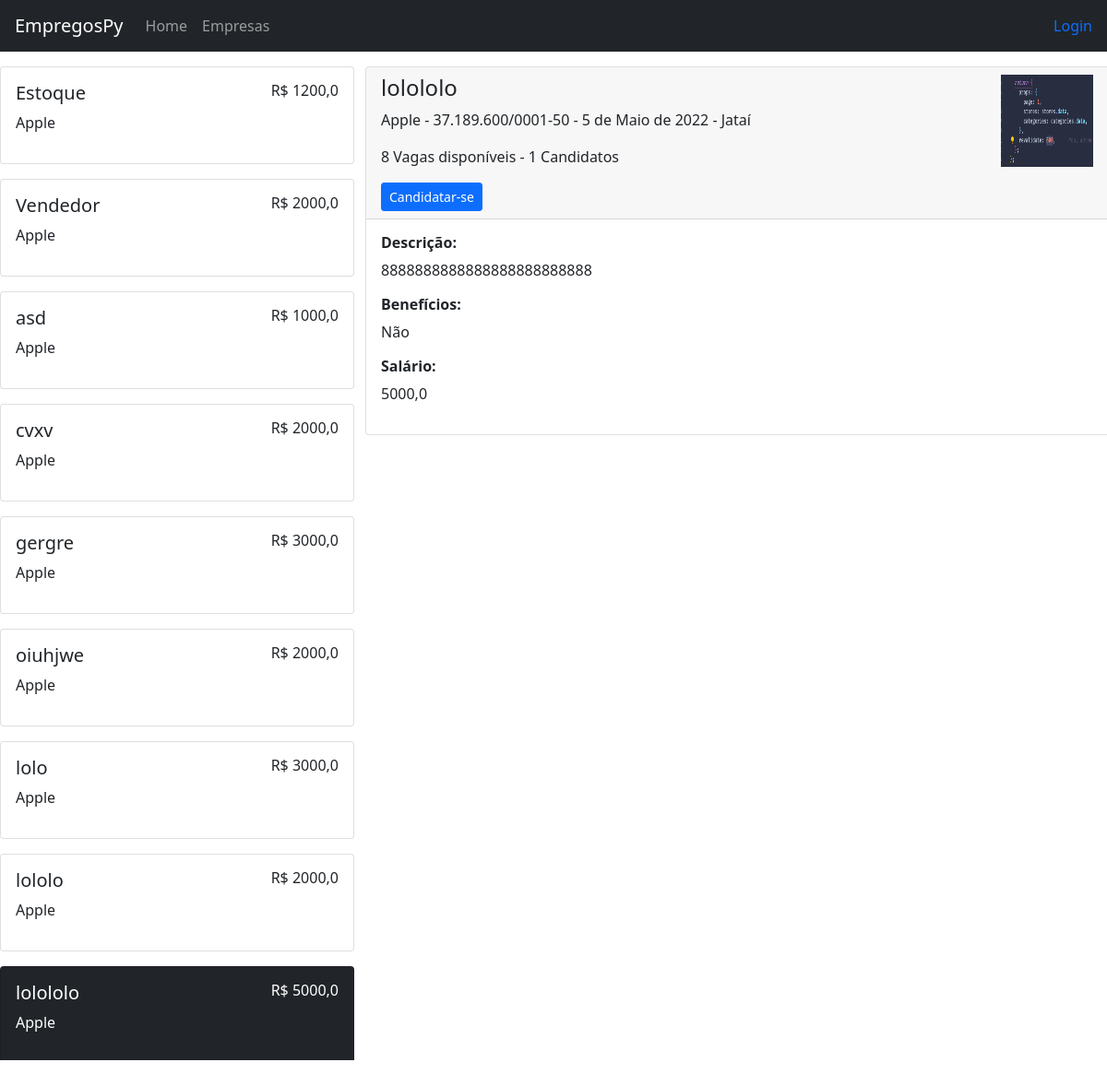
Page /vaga/1615-lolololo on the committed database.
### empresa/models.py (models this page shows, shortened)
class Vaga(models.Model):
    slug = models.SlugField('slug', unique=True, null=True, blank=True, max_length=1000)
    empresa = models.ForeignKey(Empresa, on_delete=models.CASCADE)
    cargo = models.CharField('Cargo', max_length=1000)
    salario = models.FloatField('Salário')
    descricao = models.TextField('Descrição')
    candidatos = models.IntegerField('Candidatos', default=0)
    criada_em = models.DateField('Criado Em', auto_now_add=True)
    beneficios = models.CharField('Benefícios', max_length=1000)
    qtd_vagas = models.IntegerField('Quantidade de Vagas', default=1)
    ativa = models.BooleanField('Ativa', default=True)
    cidade = models.CharField('Cidade', max_length=1024)
    def qtd_candidatos(self):
        return CandidatosVaga.objects.filter(vaga=self).count()

class Empresa(models.Model):
    usuario = models.ForeignKey(settings.AUTH_USER_MODEL, on_delete=models.CASCADE)
    nome = models.CharField('Nome', max_length=1024)
    cpnj = models.CharField('CNPJ', max_length=100, unique=True)
    logo = models.ImageField('Logo', null=True, blank=True)
    telefone = models.CharField('Telefone', max_length=100, null=True, blank=True)
    email = models.EmailField('E-mail', max_length=100, null=True, blank=True)
    endereco = models.CharField('Endereço', max_length=1024, null=True, blank=True)
    cidade = models.CharField('Cidade', max_length=1024, null=True, blank=True)
    estado = models.CharField('Estado', max_length=2, null=True, blank=True)
    descricao = models.TextField('Descrição', null=True, blank=True)
    def __str__(self):
        return self.nome

### core/views.py (the view)
# urls.py: path('vaga/<str:slug>', views.descricao_vaga, name='descricao_vaga'),
def descricao_vaga(request, slug):
    vagas = Vaga.objects.filter(ativa=True)
    vaga = Vaga.objects.get(slug=slug)
    try:
        CandidatosVaga.objects.get(vaga=vaga, candidato__usuario=request.user)
        candidatado = True
    except:
        candidatado = False
    data = {
        'vagas': vagas,
        'vaga': vaga,
        'candidatado': candidatado
    }
    return render(request,'site/vaga.html', data)

### core/templates/site/vaga.html
{% extends 'site/index.html' %}
{% load static %}
{% block descricao_vaga %}
<div class="row mt-3">
    <div class="card col-12 px-0">
        <div class="card-header">
            <div class="row">
                <div class="col-10">
                    <h4>{{ vaga.cargo }}
                    </h4>
                    <p>{{ vaga.empresa }} - {{ vaga.empresa.cpnj }} - {{ vaga.criada_em }} - {{ vaga.cidade }}</p>
                    <p>{{ vaga.qtd_vagas }} Vagas disponíveis - {{ vaga.qtd_candidatos }} Candidatos</p>
                </div>
                <div class="col-2">
                    {% if vaga.empresa.logo %}
                    <img src="{{ vaga.empresa.logo.url }}" width="100px" height="100px" alt="logo">
                    {% else %}
                    <img src="{% static 'images/noimage.jpg' %}" width="100px" height="100px" alt="logo">
                    {% endif %}
                </div>
                <div class="row">
                    <div class="col-12">
                        {% if candidatado %}
                        <a href="{% url 'candidato:deixarvaga' slug=vaga.slug %}" class="btn btn-sm btn-danger">Deixar Vaga</a>
                        {% else %}
                        <a href="{% url 'candidato:candidatar' slug=vaga.slug %}" class="btn btn-sm btn-primary">Candidatar-se</a>
                        {% endif %}
                    </div>
                </div>
            </div>
        </div>
        <div class="card-body scroll">
            <h6><strong>Descrição:</strong></h6>
            <p>{{ vaga.descricao }}</p>
            <h6><strong>Benefícios:</strong></h6>
            <p>{{ vaga.beneficios }}</p>
            <h6><strong>Salário:</strong></h6>
            <p>{{ vaga.salario }}</p>
        </div>
    </div>
</div>
{% endblock descricao_vaga %}

### core/templates/site/index.html (shortened to what this page needs)
{% extends 'site/base.html' %}
    {% block content %}
    <div>
        <div class="row">
            <div id="scroll-vagas" class="col-4 scroll">
                {% for v in vagas %}
                <div class="card mt-3 card-vaga {% if v.id == vaga.id %} card-active {% endif %}" vaga-slug="{{ v.slug }}">
                    <div class="card-body">
                        <h5>{{ v.cargo }}
                            <span class="float-end" style="font-size: 16px !important;">R$ {{ v.salario }}</span>
                        </h5>
                        <p>{{ v.empresa }}</p>
                    </div>
                </div>
                {% endfor %}
            </div>
            <div class="col-8">
                {% block descricao_vaga %}
                {% endblock descricao_vaga %}
            </div>
        </div>
    </div>
    {% endblock %}

### core/static/css/styles.css (style rules this page uses)
a { text-decoration: none; }
.card-active { background-color: #212529 !important; color: white !important; }
.scroll { overflow-y: scroll !important; max-height: 90vh !important; margin: 0%; }

### rows in the picture
Vaga: cargo "Estoque", salario "1200,0", empresa "Apple"
Vaga: cargo "Vendedor", salario "2000,0", empresa "Apple"
Vaga: cargo "asd", salario "1000,0", empresa "Apple"
Vaga: cargo "cvxv", salario "2000,0", empresa "Apple"
Vaga: cargo "gergre", salario "3000,0", empresa "Apple"
Vaga: cargo "oiuhjwe", salario "2000,0", empresa "Apple"
Vaga: cargo "lolo", salario "3000,0", empresa "Apple"
Vaga: cargo "lololo", salario "2000,0", empresa "Apple"
Vaga: cargo "lolololo", salario "5000,0", empresa "Apple", empresa.cpnj "37.189.600/0001-50", criada_em "5 de Maio de 2022", cidade "Jataí", qtd_vagas "8", qtd_candidatos "1", empresa.logo (picture), descricao "8888888888888888888888888", beneficios "Não"
